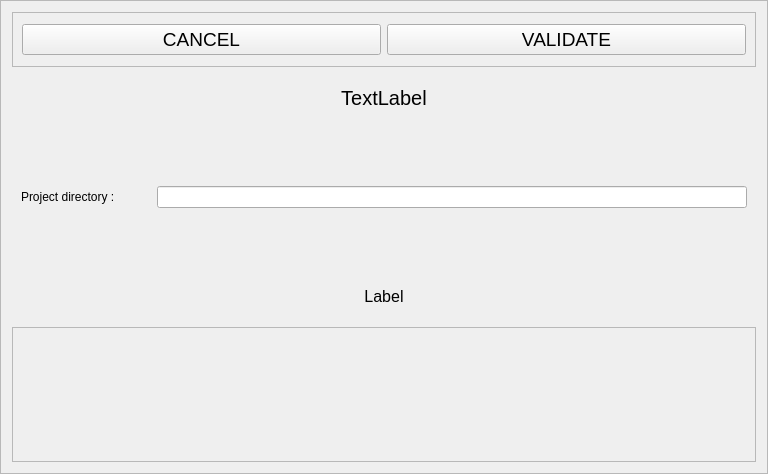
<?xml version="1.0" encoding="UTF-8"?>
<ui version="4.0">
 <class>Frame</class>
 <widget class="QFrame" name="Frame">
  <property name="geometry">
   <rect>
    <x>0</x>
    <y>0</y>
    <width>768</width>
    <height>474</height>
   </rect>
  </property>
  <property name="windowTitle">
   <string>Frame</string>
  </property>
  <property name="frameShape">
   <enum>QFrame::StyledPanel</enum>
  </property>
  <property name="frameShadow">
   <enum>QFrame::Raised</enum>
  </property>
  <layout class="QVBoxLayout" name="verticalLayout_3">
   <item>
    <widget class="QFrame" name="frame_6">
     <property name="sizePolicy">
      <sizepolicy hsizetype="Expanding" vsizetype="Preferred">
       <horstretch>0</horstretch>
       <verstretch>0</verstretch>
      </sizepolicy>
     </property>
     <property name="minimumSize">
      <size>
       <width>0</width>
       <height>55</height>
      </size>
     </property>
     <property name="maximumSize">
      <size>
       <width>16777215</width>
       <height>55</height>
      </size>
     </property>
     <property name="frameShape">
      <enum>QFrame::StyledPanel</enum>
     </property>
     <property name="frameShadow">
      <enum>QFrame::Raised</enum>
     </property>
     <layout class="QHBoxLayout" name="horizontalLayout_9">
      <item>
       <widget class="QPushButton" name="exitButton">
        <property name="font">
         <font>
          <pointsize>14</pointsize>
         </font>
        </property>
        <property name="toolTip">
         <string>Leave this screen without loosing any change</string>
        </property>
        <property name="text">
         <string>CANCEL</string>
        </property>
        <property name="shortcut">
         <string>Alt+E</string>
        </property>
       </widget>
      </item>
      <item>
       <widget class="QPushButton" name="okButton">
        <property name="font">
         <font>
          <pointsize>14</pointsize>
         </font>
        </property>
        <property name="toolTip">
         <string>Test and save data (Alt+o)</string>
        </property>
        <property name="text">
         <string>VALIDATE</string>
        </property>
        <property name="shortcut">
         <string>Alt+V</string>
        </property>
       </widget>
      </item>
     </layout>
    </widget>
   </item>
   <item>
    <widget class="QLabel" name="analysisTypeLabel">
     <property name="minimumSize">
      <size>
       <width>0</width>
       <height>50</height>
      </size>
     </property>
     <property name="maximumSize">
      <size>
       <width>16777215</width>
       <height>50</height>
      </size>
     </property>
     <property name="font">
      <font>
       <pointsize>15</pointsize>
      </font>
     </property>
     <property name="text">
      <string>TextLabel</string>
     </property>
     <property name="alignment">
      <set>Qt::AlignCenter</set>
     </property>
    </widget>
   </item>
   <item>
    <widget class="QFrame" name="frame_2">
     <property name="frameShape">
      <enum>QFrame::NoFrame</enum>
     </property>
     <property name="frameShadow">
      <enum>QFrame::Raised</enum>
     </property>
     <layout class="QHBoxLayout" name="horizontalLayout_2">
      <item>
       <widget class="QLabel" name="label_6">
        <property name="minimumSize">
         <size>
          <width>130</width>
          <height>0</height>
         </size>
        </property>
        <property name="maximumSize">
         <size>
          <width>130</width>
          <height>16777215</height>
         </size>
        </property>
        <property name="text">
         <string>Project directory : </string>
        </property>
       </widget>
      </item>
      <item>
       <widget class="QLineEdit" name="projectDirEdit">
        <property name="readOnly">
         <bool>true</bool>
        </property>
       </widget>
      </item>
     </layout>
    </widget>
   </item>
   <item>
    <widget class="QLabel" name="selectionLabel">
     <property name="minimumSize">
      <size>
       <width>0</width>
       <height>50</height>
      </size>
     </property>
     <property name="maximumSize">
      <size>
       <width>16777215</width>
       <height>50</height>
      </size>
     </property>
     <property name="font">
      <font>
       <pointsize>12</pointsize>
      </font>
     </property>
     <property name="text">
      <string>Label</string>
     </property>
     <property name="alignment">
      <set>Qt::AlignCenter</set>
     </property>
    </widget>
   </item>
   <item>
    <widget class="QFrame" name="frame">
     <property name="frameShape">
      <enum>QFrame::StyledPanel</enum>
     </property>
     <property name="frameShadow">
      <enum>QFrame::Raised</enum>
     </property>
     <layout class="QHBoxLayout" name="horizontalLayout">
      <item>
       <layout class="QVBoxLayout" name="verticalLayout"/>
      </item>
      <item>
       <layout class="QVBoxLayout" name="verticalLayout_2"/>
      </item>
     </layout>
    </widget>
   </item>
  </layout>
 </widget>
 <resources/>
 <connections/>
</ui>
